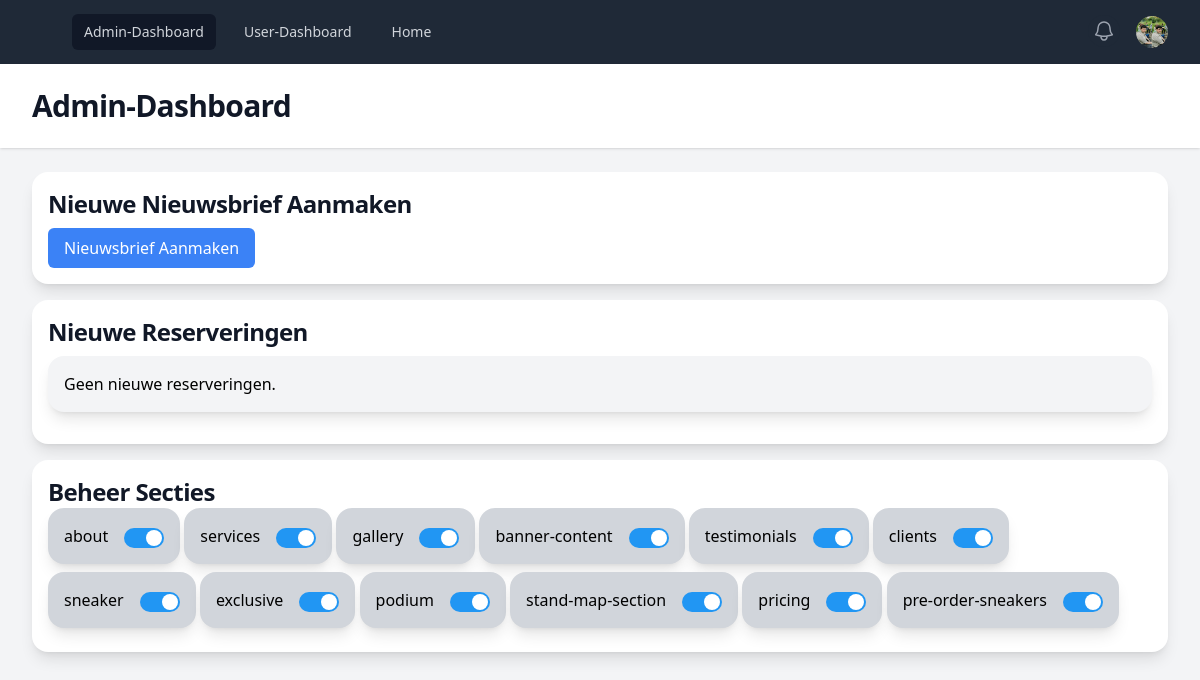
Page /admin_dashboard.php (signed in) on the committed database.
### tables this page shows
CREATE TABLE IF NOT EXISTS `users` (
  `id` int UNSIGNED NOT NULL AUTO_INCREMENT,
  `username` varchar(100) NOT NULL,
  `first_name` varchar(255) DEFAULT NULL,
  `last_name` varchar(255) DEFAULT NULL,
  `country` varchar(255) DEFAULT NULL,
  `street` varchar(255) DEFAULT NULL,
  `adres` varchar(255) DEFAULT NULL,
  `city` varchar(255) DEFAULT NULL,
  `state_province` varchar(255) DEFAULT NULL,
  `zip_postal_code` varchar(20) DEFAULT NULL,
  `email` varchar(100) NOT NULL,
  `password` varchar(255) NOT NULL,
  `created_at` timestamp NULL DEFAULT CURRENT_TIMESTAMP,
  `is_admin` tinyint(1) DEFAULT '0',
  `about` text,
  `profile_photo` varchar(255) DEFAULT 'assets/img/default/default-profile.png',
  `cover_photo` varchar(255) DEFAULT 'assets/img/default/default-cover.jpg',
  `PreOrder` tinyint(1) DEFAULT '0',
  `date` timestamp NULL DEFAULT CURRENT_TIMESTAMP,
  PRIMARY KEY (`id`),
  UNIQUE KEY `email` (`email`)
);

CREATE TABLE IF NOT EXISTS `sections` (
  `id` int NOT NULL AUTO_INCREMENT,
  `section_name` varchar(255) NOT NULL,
  `is_visible` tinyint(1) DEFAULT '1',
  PRIMARY KEY (`id`)
);

### admin_dashboard.php (the view, shortened to what this page needs)
<?php
include 'config/config.php';
$sql = "SELECT r.id, r.company_name, s.stand_number, p.plain_name, r.statuses FROM reservations r
        JOIN stands s ON r.stand_id = s.id
        JOIN plains p ON s.plain_id = p.id
        WHERE r.statuses = 'Pending'";
$stmt = $pdo->query($sql);
$allreservations = $stmt->fetchAll(PDO::FETCH_ASSOC);
$user_id = $_SESSION['user_id'];
$query = "SELECT * FROM users WHERE id = :user_id";
$stmt = $pdo->prepare($query);
$stmt->bindParam(':user_id', $user_id, PDO::PARAM_INT);
$stmt->execute();
$user = $stmt->fetch(PDO::FETCH_ASSOC);
?>
<!DOCTYPE html>
<html class="h-full bg-gray-100" lang="en">
<head>
    <script src="https://cdn.tailwindcss.com"></script>
</head>
<body class="h-full">
    <div class="min-h-full">
        <nav class="bg-gray-800">
            <div class="mx-auto max-w-7xl px-4 sm:px-6 lg:px-8">
                <div class="flex h-16 items-center justify-between">
                    <div class="flex items-center">
                        <div class="hidden md:block">
                            <div class="ml-10 flex items-baseline space-x-4">
                                <?php
                                if (isset($_SESSION['user_id']) && isset($_SESSION['is_admin']) && $_SESSION['is_admin'] === 1) {
                                    echo ('<a href="/admin_dashboard" class="rounded-md px-3 py-2 text-sm font-medium text-gray-300 bg-gray-900">Admin-Dashboard</a>
                                    <a href="/dashboard" class="rounded-md px-3 py-2 text-sm font-medium text-gray-300 hover:bg-gray-700 hover:text-white">User-Dashboard</a>
                                <a href="/" class="rounded-md px-3 py-2 text-sm font-medium text-gray-300 hover:bg-gray-700 hover:text-white">Home</a>');
                                } else {
                                    echo ('<a href="/dashboard" class="bg-gray-900 rounded-md px-3 py-2 text-sm font-medium text-gray-300">Dashboard</a>
                                <a href="/" class="rounded-md px-3 py-2 text-sm font-medium text-gray-300 hover:bg-gray-700 hover:text-white">Home</a>');
                                }
                                ?>
                            </div>
                        </div>
                    </div>
                    <div class="hidden md:flex items-center space-x-4">
                        <div class="relative">
                            <button type="button" id="notification-button" type="button" class="relative rounded-full bg-gray-800 p-1 text-gray-400 hover:text-white focus:outline-none focus:ring-2 focus:ring-white focus:ring-offset-2 focus:ring-offset-gray-800">
                            </button>
                        </div>
                        <div class="relative">
                            <button type="button" id="user-menu-button" class="relative flex items-center rounded-full bg-gray-800 text-sm focus:outline-none focus:ring-2 focus:ring-white">
                                <img class="h-8 w-8 rounded-full" src="<?php echo htmlspecialchars($user['profile_photo']); ?>" alt="Profile Photo">
                            </button>
                        </div>
                    </div>
                </div>
        </nav>
        <header class="bg-white shadow">
            <div class="mx-auto max-w-7xl px-4 py-6 sm:px-6 lg:px-8">
                <h1 class="text-3xl font-bold tracking-tight text-gray-900">Admin-Dashboard</h1>
            </div>
        </header>
        <main>
            <div class="mx-auto max-w-7xl px-4 py-6 sm:px-6 lg:px-8">
                <div class="bg-white p-4 rounded-2xl mb-4 shadow-lg">
                    <h2 class="text-2xl font-bold tracking-tight text-gray-900 mb-2">Nieuwe Nieuwsbrief Aanmaken</h2>
                    <a href="create_newsletter.php" class="inline-block rounded-md px-4 py-2 text-white bg-blue-500 hover:bg-blue-700">Nieuwsbrief Aanmaken</a>
                </div>
                <div class="bg-white p-4 rounded-2xl mb-4 shadow-lg">
                    <h2 class="text-2xl font-bold tracking-tight text-gray-900 mb-2">Nieuwe Reserveringen</h2>
                    <?php if (empty($allreservations)): ?>
                        <p class="mb-4 bg-gray-100 p-4 rounded-2xl mb-2 shadow-lg">Geen nieuwe reserveringen.</p>
                    <?php endif; ?>
                </div>
                <div class="bg-white p-4 rounded-2xl mb-4 shadow-lg">
                    <div class="flex grid">
                        <h2 class="text-2xl font-bold tracking-tight text-gray-900 col-span-full">Beheer Secties</h2>
                        <?php
                        $sql = "SELECT id, section_name, is_visible FROM sections";
                        $stmt = $pdo->query($sql);
                        $sections = $stmt->fetchAll(PDO::FETCH_ASSOC);
                        ?>
                        <ul class="col-span-full">
                            <?php foreach ($sections as $section): ?>
                                <li class="bg-gray-300 p-4 rounded-2xl mb-2 shadow-lg inline-flex flex-row align-middle">
                                    <p><?php echo htmlspecialchars($section['section_name']); ?></p>
                                    <label class="switch ml-4 mt-1">
                                        <span class="slider"></span>
                                    </label>
                                </li>
                            <?php endforeach; ?>
                        </ul>
                    </div>
                </div>
            </div>
        </main>
    </div>
</body>
</html>

### admin_dashboard.php (style rules this page uses)
.switch { position: relative; display: inline-block; width: 40px; height: 20px; }
.slider { position: absolute; cursor: pointer; top: 0; left: 0; right: 0; bottom: 0; background-color: #ccc; transition: 0.4s; border-radius: 34px; }
.slider:before { position: absolute; content: ""; height: 16px; width: 16px; left: 2px; bottom: 2px; background-color: white; transition: 0.4s; border-radius: 50%; }
input:checked+.slider { background-color: #2196F3; }
input:checked+.slider:before { transform: translateX(20px); }

### rows in the picture
users: profile_photo (picture)
sections: section_name "about"
sections: section_name "services"
sections: section_name "gallery"
sections: section_name "banner-content"
sections: section_name "testimonials"
sections: section_name "clients"
sections: section_name "sneaker"
sections: section_name "exclusive"
sections: section_name "podium"
sections: section_name "stand-map-section"
sections: section_name "pricing"
sections: section_name "pre-order-sneakers"
